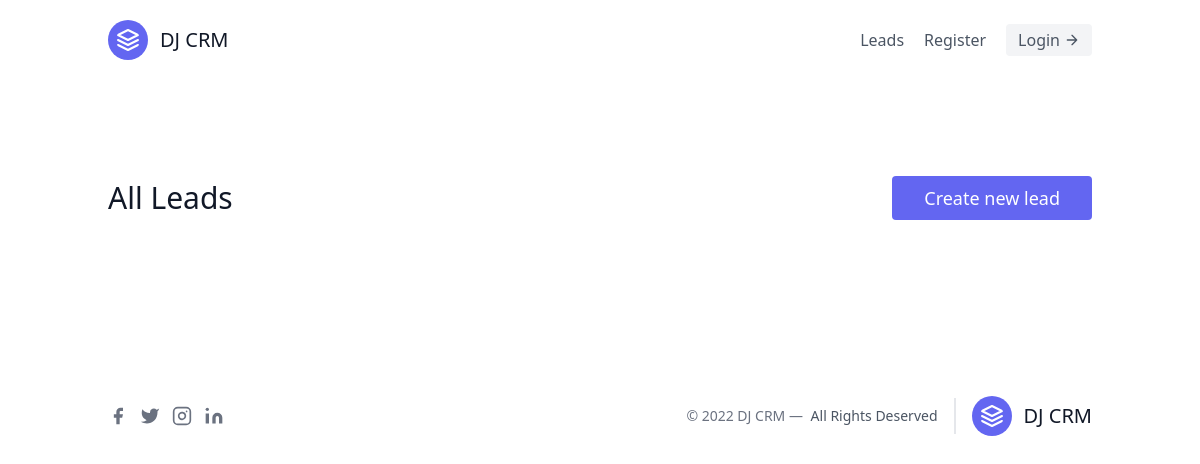
Page /leads/ on the earlier database version.
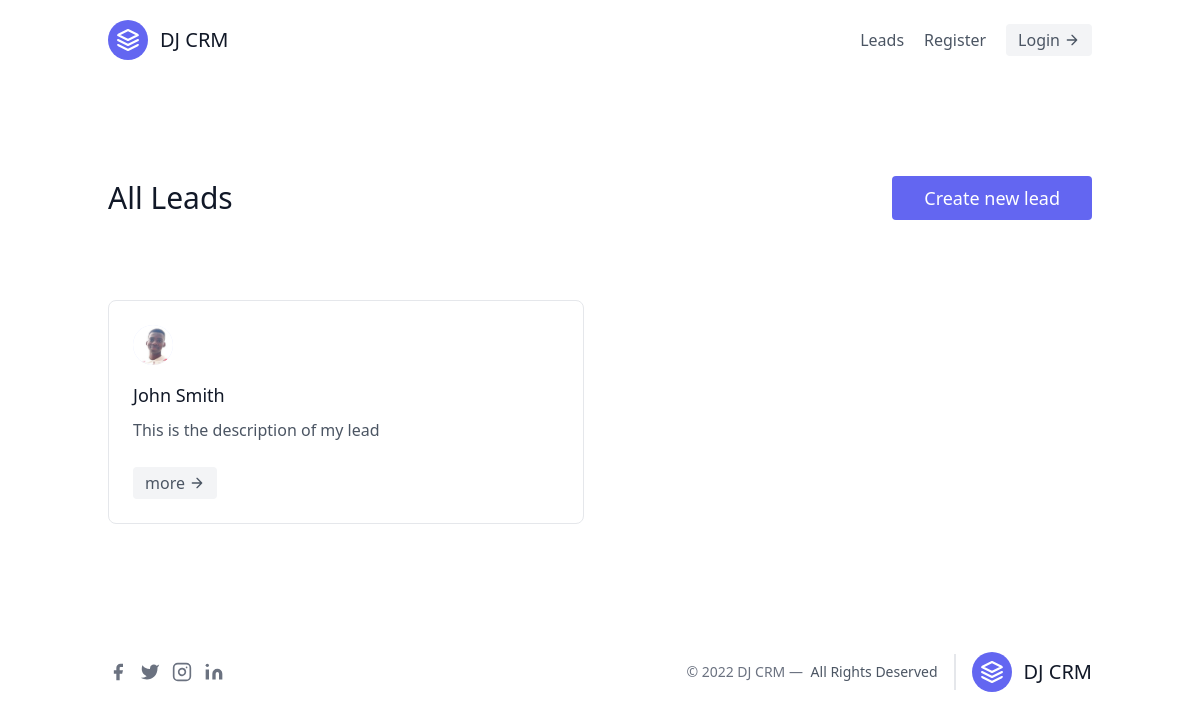
Same page on the later database version.
### leads/models.py (models this page shows)
class Lead(models.Model):
    first_name = models.CharField(max_length=20)
    last_name = models.CharField(max_length=20)
    age = models.IntegerField(default=0)
    description = models.TextField(max_length=200,null=True, blank=True)
    image = models.ImageField()
    created_at = models.DateTimeField(auto_now_add=True)
    updated_at = models.DateTimeField(auto_now=True)
    agent = models.ForeignKey("Agent", on_delete=models.CASCADE, null=True)
    class Meta:
        ordering = ['-updated_at']
    def __str__(self) -> str:
        return self.first_name + " " + self.last_name

### leads/views.py (the view)
# urls.py: path('', LeadListView.as_view(), name="index"),
class LeadListView(ListView):
    template_name = "leads/lead_list.html"
    queryset = Lead.objects.all() # context['object_list']
    context_object_name = "leads"

### leads/templates/leads/lead_list.html (shortened to what this page needs)
{% extends 'main.html' %}
{% block content %}
<section class="text-gray-600 body-font">
  <div class="container px-5 py-24 mx-auto">
    <div class="flex flex-wrap justify-between w-full mb-20 flex-row items-center text-center">
      <h1 class="sm:text-3xl text-2xl font-medium title-font  text-gray-900">All Leads</h1>
      <button class="flex text-white bg-indigo-500 border-0 py-2 px-8 focus:outline-none hover:bg-indigo-600 rounded text-lg"><a href="{% url 'leads:create' %}">Create new lead</a></button>
    </div>
    <div class="flex flex-wrap -m-4">
      {% for lead in leads %}
      <div class="w-full xl:w-1/3 md:w-1/2 p-4">
        <div class="border border-gray-200 p-6 rounded-lg">
          <div class="w-10 h-10 inline-flex items-center justify-center rounded-full bg-indigo-100 text-indigo-500 mb-4">
            <img src="{{lead.image.url}}" class="w-10 h-10 rounded-full" alt="{{lead}}"/>
          </div>
          <h2 class="text-lg text-gray-900 font-medium title-font mb-2">{{lead}}</h2>
          <p class="leading-relaxed text-base">{{lead.description}}</p>
          <button class="flex items-center bg-gray-100 border-0 py-1 px-3 focus:outline-none hover:bg-gray-200 rounded text-base mt-4 md:mt-6"> <a href="{% url 'leads:detail' lead.id %}">more</a>
        <svg fill="none" stroke="currentColor" stroke-linecap="round" stroke-linejoin="round" stroke-width="2" class="w-4 h-4 ml-1" viewBox="0 0 24 24">
          <path d="M5 12h14M12 5l7 7-7 7"></path>
        </svg>
      </button>
        </div>
      </div>
      {% endfor %}
    </div>
  </div>
</section>
{% endblock %}

### templates/main.html (shortened to what this page needs)
<!DOCTYPE html>
<html lang="en">
  <head>
    <script src="https://cdn.tailwindcss.com"></script>
  </head>
  <body>
    {% include 'navbar.html' %}
      {% block content %}{% endblock content %}
    {% include 'footer.html' %}
  </body>
</html>

### templates/navbar.html (shortened to what this page needs)
<header class="text-gray-600 body-font">
    <div class="container mx-auto flex flex-wrap p-5 flex-col md:flex-row items-center">
      <a href="/" class="flex title-font font-medium items-center text-gray-900 mb-4 md:mb-0">
        <svg xmlns="http://www.w3.org/2000/svg" fill="none" stroke="currentColor" stroke-linecap="round" stroke-linejoin="round" stroke-width="2" class="w-10 h-10 text-white p-2 bg-indigo-500 rounded-full" viewBox="0 0 24 24">
          <path d="M12 2L2 7l10 5 10-5-10-5zM2 17l10 5 10-5M2 12l10 5 10-5"></path>
        </svg>
        <span class="ml-3 text-xl">DJ CRM</span>
      </a>
      <nav class="md:ml-auto flex flex-wrap items-center text-base justify-center">
        <a href="{% url 'leads:index' %}" class="mr-5 hover:text-gray-900">Leads</a>
        {% if request.user.is_authenticated %}
          <a href="" class="mr-5 hover:text-gray-900">{{request.user.username}}</a>
        {% else %}
        <a href="{% url 'leads:register' %}" class="mr-5 hover:text-gray-900">Register</a>
        {% endif %}
      </nav>
      {% if request.user.is_authenticated %}
        <button class="flex items-center bg-gray-100 border-0 py-1 px-3 focus:outline-none hover:bg-gray-200 rounded text-base mt-4 md:mt-0">
        <a href="{% url 'leads:logout' %}">Logout
        </a>
        <svg fill="none" stroke="currentColor" stroke-linecap="round" stroke-linejoin="round" stroke-width="2" class="w-4 h-4 ml-1" viewBox="0 0 24 24">
          <path d="M5 12h14M12 5l7 7-7 7"></path>
        </svg>
      </button>
        {% else %}
       <button class="flex items-center bg-gray-100 border-0 py-1 px-3 focus:outline-none hover:bg-gray-200 rounded text-base mt-4 md:mt-0">
        <a href="{% url 'leads:login' %}">Login
       </a>
        <svg fill="none" stroke="currentColor" stroke-linecap="round" stroke-linejoin="round" stroke-width="2" class="w-4 h-4 ml-1" viewBox="0 0 24 24">
          <path d="M5 12h14M12 5l7 7-7 7"></path>
        </svg>
      </button>
        {% endif %}
    </div>
  </header>

### templates/footer.html
<footer class="text-gray-600 body-font">
  <div
    class="container px-5 py-8 mx-auto flex items-center sm:flex-row flex-col"
  >
    <span
      class="inline-flex flex-1 sm:ml-auto sm:mt-0 mt-4 justify-center sm:justify-start"
    >
      <a class="text-gray-500">
        <svg
          fill="currentColor"
          stroke-linecap="round"
          stroke-linejoin="round"
          stroke-width="2"
          class="w-5 h-5"
          viewBox="0 0 24 24"
        >
          <path
            d="M18 2h-3a5 5 0 00-5 5v3H7v4h3v8h4v-8h3l1-4h-4V7a1 1 0 011-1h3z"
          ></path>
        </svg>
      </a>
      <a class="ml-3 text-gray-500">
        <svg
          fill="currentColor"
          stroke-linecap="round"
          stroke-linejoin="round"
          stroke-width="2"
          class="w-5 h-5"
          viewBox="0 0 24 24"
        >
          <path
            d="M23 3a10.9 10.9 0 01-3.14 1.53 4.48 4.48 0 00-7.86 3v1A10.66 10.66 0 013 4s-4 9 5 13a11.64 11.64 0 01-7 2c9 5 20 0 20-11.5a4.5 4.5 0 00-.08-.83A7.72 7.72 0 0023 3z"
          ></path>
        </svg>
      </a>
      <a class="ml-3 text-gray-500">
        <svg
          fill="none"
          stroke="currentColor"
          stroke-linecap="round"
          stroke-linejoin="round"
          stroke-width="2"
          class="w-5 h-5"
          viewBox="0 0 24 24"
        >
          <rect width="20" height="20" x="2" y="2" rx="5" ry="5"></rect>
          <path
            d="M16 11.37A4 4 0 1112.63 8 4 4 0 0116 11.37zm1.5-4.87h.01"
          ></path>
        </svg>
      </a>
      <a class="ml-3 text-gray-500">
        <svg
          fill="currentColor"
          stroke="currentColor"
          stroke-linecap="round"
          stroke-linejoin="round"
          stroke-width="0"
          class="w-5 h-5"
          viewBox="0 0 24 24"
        >
          <path
            stroke="none"
            d="M16 8a6 6 0 016 6v7h-4v-7a2 2 0 00-2-2 2 2 0 00-2 2v7h-4v-7a6 6 0 016-6zM2 9h4v12H2z"
          ></path>
          <circle cx="4" cy="4" r="2" stroke="none"></circle>
        </svg>
      </a>
    </span>
    <p
      class="text-sm text-gray-500 sm:ml-4 sm:pr-4 sm:border-r-2 sm:border-gray-200 sm:py-2 sm:mt-0 mt-4"
    >
      © 2022 DJ CRM —
      <a
        href="https://twitter.com/knyttneve"
        class="text-gray-600 ml-1"
        rel="noopener noreferrer"
        target="_blank"
        >All Rights Deserved</a
      >
    </p>
    <a
      class="flex title-font font-medium items-center md:justify-start justify-center text-gray-900 pl-4"
    >
      <svg
        xmlns="http://www.w3.org/2000/svg"
        fill="none"
        stroke="currentColor"
        stroke-linecap="round"
        stroke-linejoin="round"
        stroke-width="2"
        class="w-10 h-10 text-white p-2 bg-indigo-500 rounded-full"
        viewBox="0 0 24 24"
      >
        <path
          d="M12 2L2 7l10 5 10-5-10-5zM2 17l10 5 10-5M2 12l10 5 10-5"
        ></path>
      </svg>
      <span class="ml-3 text-xl">DJ CRM</span>
    </a>
  </div>
</footer>

Differences in the rows shown:
added Lead: image (picture), first_name+last_name "John Smith", description "This is the description of my lead"
